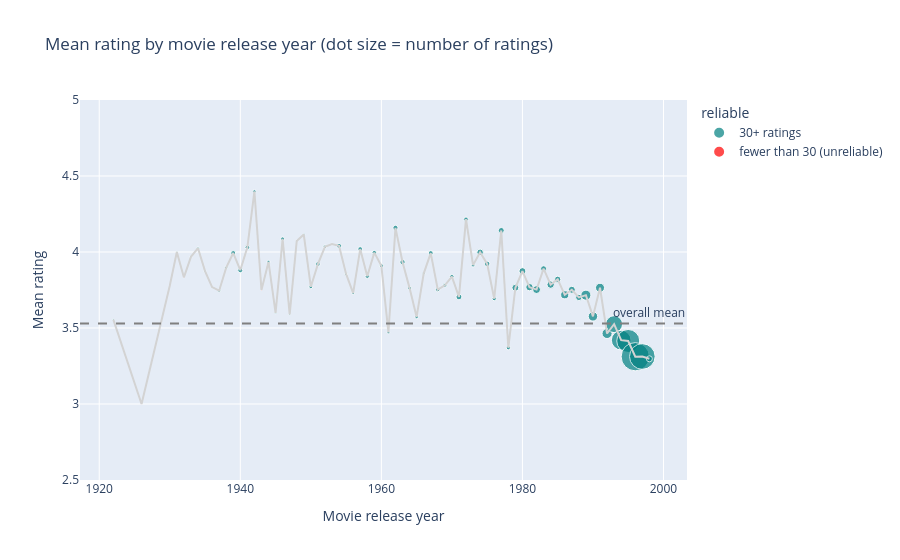

Here is the notebook cell this chart was saved with:
### Code cell
fig = px.scatter(q3, 
                 x="year", 
                 y="mean_rating", 
                 size="ratings", 
                 color="reliable",
                 color_discrete_map={"30+ ratings": "Teal", "fewer than 30 (unreliable)": "red"},
                 hover_data=["ratings"], 
                 title="Mean rating by movie release year (dot size = number of ratings)",
                 labels={"year": "Movie release year", "mean_rating": "Mean rating"})
fig.add_scatter(x=q3["year"], y=q3["mean_rating"], mode="lines", line=dict(color="lightgray"), showlegend=False)
fig.add_hline(y=df["rating"].mean(), line_dash="dash", line_color="gray", annotation_text="overall mean")
fig.update_yaxes(range=[2.5, 5])
fig.show()

### Figure 1 — Plotly figure (JSON) as saved in the notebook; plotly's stock layout.template omitted (floating-point values rounded to 4 significant figures)
{"data": [{"customdata": [[54], [44], [94], [161], [127], [39], [224], [204], [573], [575], [492], [261], [230], [75], [358], [56], [82], [96], [332], [478], [292], [77], [544], [236], [185], [516], [400], [467], [375], [172], [610], [649], [324], [295], [141], [564], [432], [347], [420], [809], [468], [336], [981], [692], [407], [818], [403], [1114], [1114], [1277], [1456], [802], [1267], [920], [1552], [1155], [930], [2360], [2092], [1901], [2386], [6671], [9034], [12389], [18744], [15384], [851]], "hovertemplate": "reliable=30+ ratings<br>Movie release year=%{x}<br>Mean rating=%{y}<br>ratings=%{customdata[0]}<extra></extra>", "legendgroup": "30+ ratings", "marker": {"color": "Teal", "size": [54, 44, 94, 161, 127, 39, 224, 204, 573, 575, 492, 261, 230, 75, 358, 56, 82, 96, 332, 478, 292, 77, 544, 236, 185, 516, 400, 467, 375, 172, 610, 649, 324, 295, 141, 564, 432, 347, 420, 809, 468, 336, 981, 692, 407, 818, 403, 1114, 1114, 1277, 1456, 802, 1267, 920, 1552, 1155, 930, 2360, 2092, 1901, 2386, 6671, 9034, 12389, 18744, 15384, 851], "sizemode": "area", "sizeref": 46.86, "symbol": "circle"}, "mode": "markers", "name": "30+ ratings", "orientation": "v", "showlegend": true, "type": "scatter", "x": [1922, 1931, 1933, 1934, 1935, 1936, 1937, 1938, 1939, 1940, 1941, 1942, 1944, 1945, 1946, 1947, 1948, 1949, 1950, 1951, 1952, 1953, 1954, 1955, 1956, 1957, 1958, 1959, 1960, 1961, 1962, 1963, 1964, 1965, 1966, 1967, 1968, 1969, 1970, 1971, 1972, 1973, 1974, 1975, 1976, 1977, 1978, 1979, 1980, 1981, 1982, 1983, 1984, 1985, 1986, 1987, 1988, 1989, 1990, 1991, 1992, 1993, 1994, 1995, 1996, 1997, 1998], "xaxis": "x", "y": [3.556, 4.0, 3.968, 4.025, 3.874, 3.769, 3.746, 3.897, 3.993, 3.88, 4.03, 4.398, 3.935, 3.6, 4.087, 3.589, 4.073, 4.115, 3.771, 3.921, 4.034, 4.052, 4.04, 3.856, 3.73, 4.019, 3.84, 3.996, 3.909, 3.471, 4.159, 3.934, 3.762, 3.573, 3.858, 3.993, 3.752, 3.781, 3.838, 3.705, 4.216, 3.914, 3.998, 3.922, 3.693, 4.142, 3.37, 3.765, 3.874, 3.769, 3.753, 3.89, 3.785, 3.821, 3.718, 3.752, 3.701, 3.716, 3.576, 3.765, 3.464, 3.525, 3.42, 3.415, 3.311, 3.312, 3.297], "yaxis": "y"}, {"customdata": [[2], [18], [12], [24]], "hovertemplate": "reliable=fewer than 30 (unreliable)<br>Movie release year=%{x}<br>Mean rating=%{y}<br>ratings=%{customdata[0]}<extra></extra>", "legendgroup": "fewer than 30 (unreliable)", "marker": {"color": "red", "size": [2, 18, 12, 24], "sizemode": "area", "sizeref": 46.86, "symbol": "circle"}, "mode": "markers", "name": "fewer than 30 (unreliable)", "orientation": "v", "showlegend": true, "type": "scatter", "x": [1926, 1930, 1932, 1943], "xaxis": "x", "y": [3.0, 3.778, 3.833, 3.75], "yaxis": "y"}, {"line": {"color": "lightgray"}, "mode": "lines", "showlegend": false, "type": "scatter", "x": [1922, 1926, 1930, 1931, 1932, 1933, 1934, 1935, 1936, 1937, 1938, 1939, 1940, 1941, 1942, 1943, 1944, 1945, 1946, 1947, 1948, 1949, 1950, 1951, 1952, 1953, 1954, 1955, 1956, 1957, 1958, 1959, 1960, 1961, 1962, 1963, 1964, 1965, 1966, 1967, 1968, 1969, 1970, 1971, 1972, 1973, 1974, 1975, 1976, 1977, 1978, 1979, 1980, 1981, 1982, 1983, 1984, 1985, 1986, 1987, 1988, 1989, 1990, 1991, 1992, 1993, 1994, 1995, 1996, 1997, 1998], "y": [3.556, 3.0, 3.778, 4.0, 3.833, 3.968, 4.025, 3.874, 3.769, 3.746, 3.897, 3.993, 3.88, 4.03, 4.398, 3.75, 3.935, 3.6, 4.087, 3.589, 4.073, 4.115, 3.771, 3.921, 4.034, 4.052, 4.04, 3.856, 3.73, 4.019, 3.84, 3.996, 3.909, 3.471, 4.159, 3.934, 3.762, 3.573, 3.858, 3.993, 3.752, 3.781, 3.838, 3.705, 4.216, 3.914, 3.998, 3.922, 3.693, 4.142, 3.37, 3.765, 3.874, 3.769, 3.753, 3.89, 3.785, 3.821, 3.718, 3.752, 3.701, 3.716, 3.576, 3.765, 3.464, 3.525, 3.42, 3.415, 3.311, 3.312, 3.297]}], "layout": {"annotations": [{"showarrow": false, "text": "overall mean", "x": 1, "xanchor": "right", "xref": "x domain", "y": 3.53, "yanchor": "bottom", "yref": "y"}], "legend": {"itemsizing": "constant", "title": {"text": "reliable"}, "tracegroupgap": 0}, "shapes": [{"line": {"color": "gray", "dash": "dash"}, "type": "line", "x0": 0, "x1": 1, "xref": "x domain", "y0": 3.53, "y1": 3.53, "yref": "y"}], "title": {"text": "Mean rating by movie release year (dot size = number of ratings)"}, "xaxis": {"anchor": "y", "domain": [0, 1], "title": {"text": "Movie release year"}}, "yaxis": {"anchor": "x", "domain": [0, 1], "range": [2.5, 5], "title": {"text": "Mean rating"}}}}
